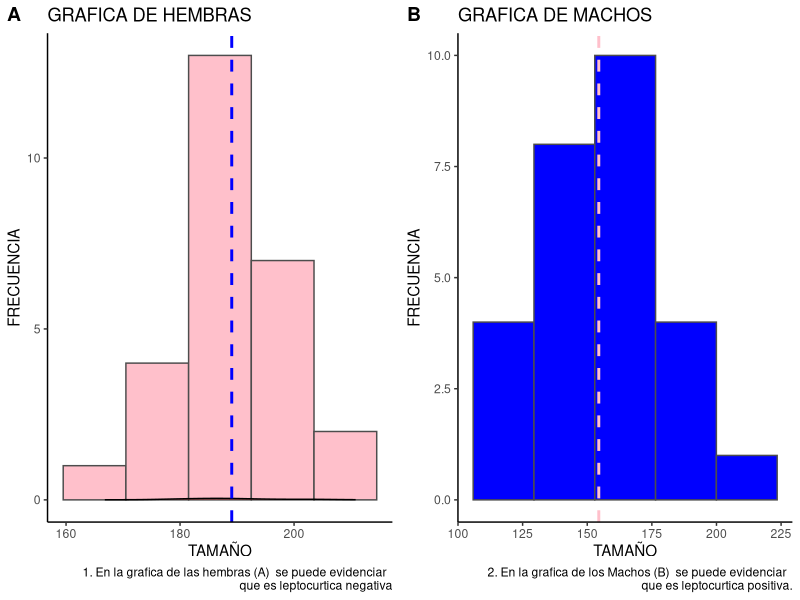
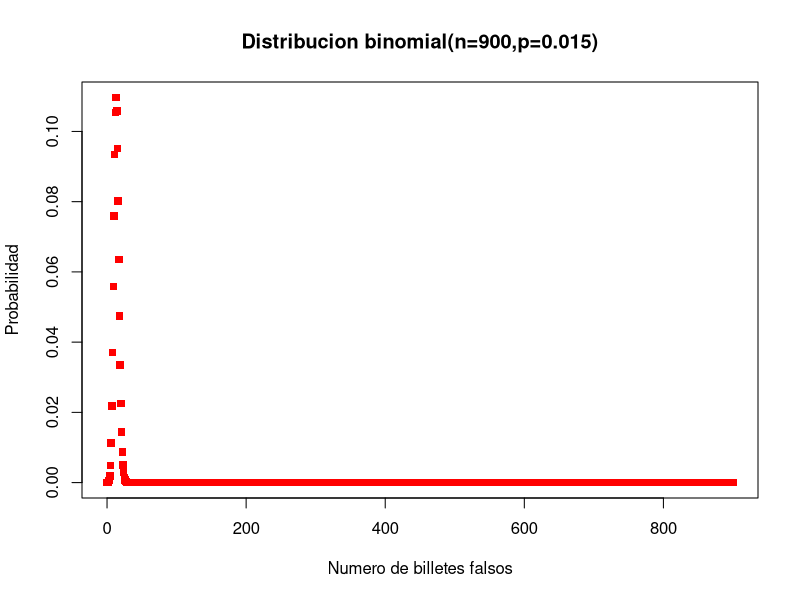
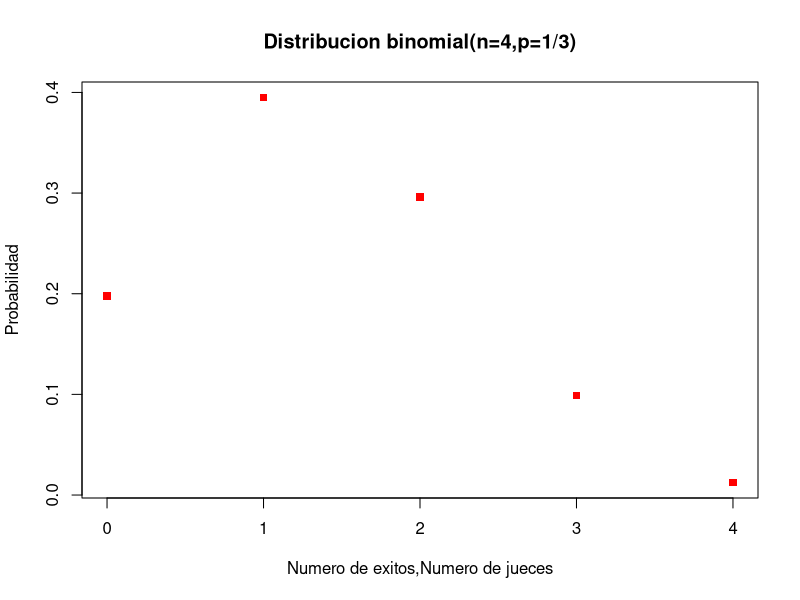

R code for these plots, in order:
## ---- chunk 1



library(cowplot)
library(ggplot2)

# Se crean los veectores con sus respectivos tamaños.
hembras<-c(183.2,184.1,183.0,204.3,176.5,179.0,188.3,186.8,202.2,
           182.5,190.0,178.1,193.2,180.4,184.3,189.2,189.1,203.1,
           166.8,196.3,193.3,187.3,185.8,189.3,195.5,202.4,210.8)


machos<-c(140.9,121.7,173.8,154.5,109.2,150.7,203.3,163.0,137.7,
          173.9,177.4,154.8,177.5,153.4,138.7,136.7,165.3,126.7,
          118.9,140.0,192.7,134.4,175.0,169.8,153.9,176.7,150.0)



# se crea una matriz tanto con las hembras y los machos, se le da la propiedad de frame a la 
# matriz, para poder processarla con ggplot.
 



langostinos<- matrix(c(hembras, machos), nrow=27,ncol=2)
colnames(langostinos)<-c('hembras','machos')
langostinos=data.frame(value = langostinos)


# se grafican los dos histogramas.

 

grafico1<-ggplot(data=langostinos, aes (x = hembras))+
  geom_histogram(bins =5,col= "gray30", fill="pink")+
  geom_density(alpha=.2, fill="red")+
  theme_classic()+
  geom_vline ( aes (xintercept= mean(hembras) ), color="blue",linetype="dashed", size=1)+
  labs(title = "GRAFICA DE HEMBRAS", x = "TAMAÑO", y="FRECUENCIA",caption = "1. En la grafica de las hembras (A)  se puede evidenciar  \n que es leptocurtica negativa")

grafico2<-ggplot(data=langostinos, aes (x = machos))+
  geom_histogram(bins =5, col= "gray30", fill="blue")+
  theme_classic()+
    geom_vline ( aes (xintercept= mean(machos) ), color="pink",linetype="dashed", size=1)+
  labs(title = "GRAFICA DE MACHOS", x = "TAMAÑO", y="FRECUENCIA",caption = "2. En la grafica de los Machos (B)  se puede evidenciar  \n que es leptocurtica positiva.")

plot_grid(grafico1,grafico2, labels = "AUTO")


## ---- chunk 2
mean(hembras)
mean(machos)
## ---- chunk 3
#a.  lo sumo 25 billetes sean falsos
#p(x<=25) = p(x<26)
pbinom(25,900,0.015)

#b. la cantidad de billetes falsos entre 20 y 30
#p(20<x30)
pbinom(30,900,0.015)-pbinom(20,900,0.015)

#c. Mas de 10 sean falsos
#p(x>10) = 1-P(x<=10)
1-pbinom(10,900,0.015)

plot (0:900,dbinom(0:900,900,0.015),main ="Distribucion binomial(n=900,p=0.015)",
      xlab = "Numero de billetes falsos" , ylab= "Probabilidad",col="red", pch=15)



## ---- chunk 4
#a. ¿Cuántos de los habitantes de la pequeña ciudad superarán previsiblemente los 92 



#p(x>92) = 1-p(x<=92)
1-pnorm(92,76,5)

#b. ¿Cuántos vivirán menos de 55 años o más de 75 años?
#p(x<55)  
pnorm(55,76,5)
# p(x>75) = 1-p(x<=75)
1-pnorm(75,76,5)

plot (0:4,dbinom(0:4,4,1/3),main ="Distribucion binomial(n=4,p=1/3)",
      xlab = "Numero de exitos,Numero de jueces" , ylab= "Probabilidad",col="red", pch=15)
